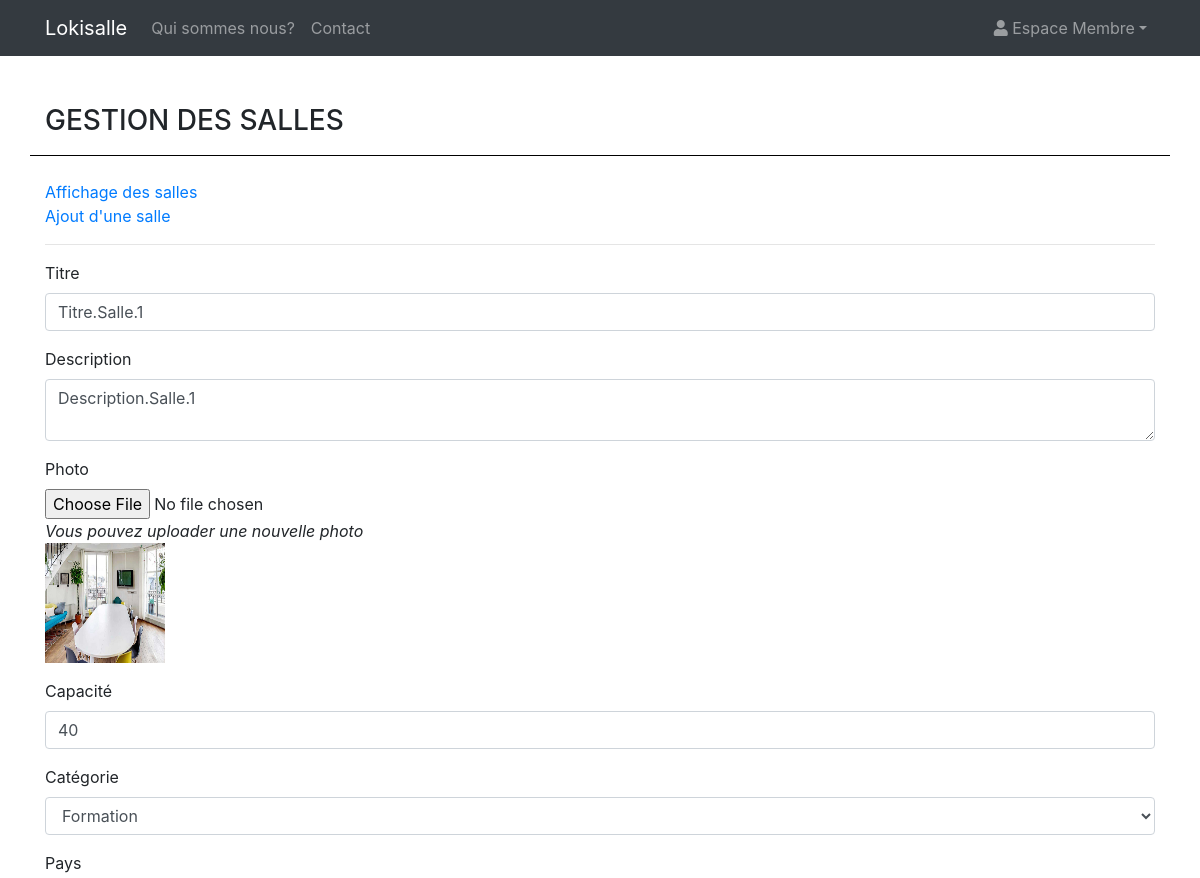
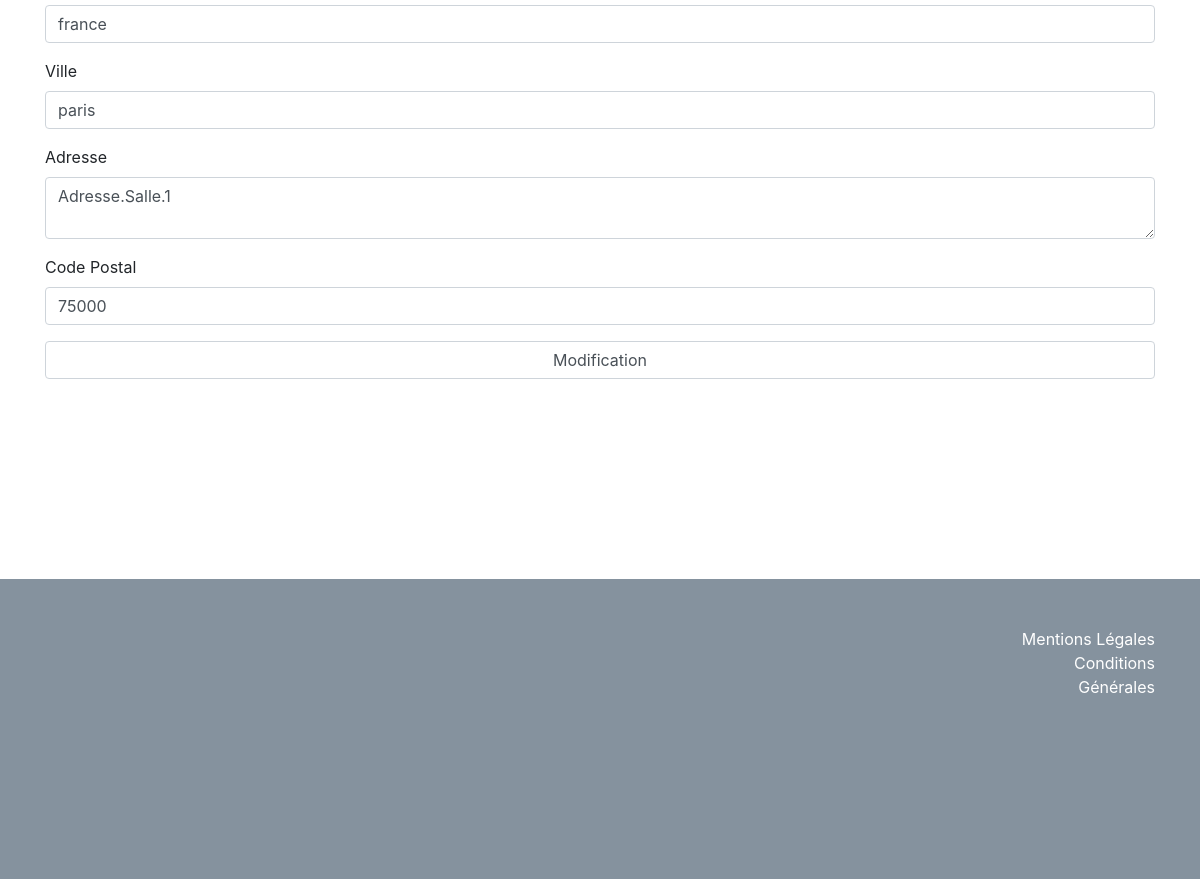
The app's page /admin/gestion_salle.php?action=modification&id_salle=1 with its own data (2 pictures, top to bottom).
### tables this page shows
CREATE TABLE salle(
    id_salle int(3) NOT NULL AUTO_INCREMENT,
    titre VARCHAR(200) NOT NULL,
    description text,
    photo VARCHAR(200),
    pays VARCHAR(20),
    ville VARCHAR(20) NOT NULL,
    adresse VARCHAR(50) NOT NULL,
    cp int(5) NOT NULL,
    capacite INT(3) NOT NULL,
    categorie ENUM('réunion','bureau','formation') NOT NULL,
    PRIMARY KEY (id_salle)
);

### inc/fonction.inc.php (called while the page is built, shortened)
<?php
function execute_requete($req){
    global $pdo;
    $resultat = $pdo->query($req);
    return $resultat;
}
?>

### inc/init.inc.php (called while the page is built, shortened)
<?php
$pdo = new PDO('mysql:host=localhost;dbname=lokisalle', 'root', '', array(PDO::ATTR_ERRMODE => PDO::ERRMODE_WARNING, PDO::MYSQL_ATTR_INIT_COMMAND => 'SET NAMES utf8') );
$content = '';
require_once('fonction.inc.php');
?>

### admin/gestion_salle.php (the view, shortened to what this page needs)
<?php require_once('inc/header.admin.inc.php');?>
<?php
$content .= '<h3 class="mt-5">GESTION DES SALLES</h3>
                <div class="row mt-3 mb-4">
                <div class="col-md-12 px-0" style="height:2px; width:100%; border-bottom: 1px solid black;"></div>
                </div>';
$content .= '<a href="?action=affichage">Affichage des salles</a><br>';
$content .= '<a href="?action=ajout">Ajout d\'une salle</a><br><hr>';
if( isset($_GET['action']) && ($_GET['action'] == 'ajout' || $_GET['action'] == 'modification') ){
        if( isset($_GET['id_salle']) ){
                $r = execute_requete("SELECT * FROM salle WHERE id_salle = $_GET[id_salle]");
                $salle_actuel = $r->fetch(PDO::FETCH_ASSOC);
        }
$titre = ( isset($salle_actuel['titre']) )  ? $salle_actuel['titre'] : '' ;
$description = ( isset($salle_actuel['description']) )  ? $salle_actuel['description'] : '' ;
$capacite = ( isset($salle_actuel['capacite']) )  ? $salle_actuel['capacite'] : '' ;
$categorie_Big = ( isset($salle_actuel) && $salle_actuel['categorie'] == 'bureau') ? ' selected' :'' ;
$categorie_Fucking = ( isset($salle_actuel) && $salle_actuel['categorie'] == 'formation') ? ' selected' :'' ;
$categorie_Rocket = ( isset($salle_actuel) && $salle_actuel['categorie'] == 'reunion') ? ' selected' :'' ;
$pays = ( isset($salle_actuel['pays']) )  ? $salle_actuel['pays'] : '' ;
$ville = ( isset($salle_actuel['ville']) )  ? $salle_actuel['ville'] : '' ;
$adresse = ( isset($salle_actuel['adresse']) )  ? $salle_actuel['adresse'] : '' ;
$cp = ( isset($salle_actuel['cp']) )  ? $salle_actuel['cp'] : '' ;
        $content .='
        <form method="post" enctype="multipart/form-data">
                <div class="form-group">
                        <label for="titre">Titre</label>
                        <input type="text" name="titre" id="titre" class="form-control" value="'.$titre.'" placeholder="Titre de la salle">
                </div>
                <div class="form-group">
                        <label for="description">Description</label>
                        <textarea id="description" name="description" class="form-control" placeholder="Descriptif de la salle">'.$description.'</textarea>
                </div>
                <div class="form-group">
                <label for="photo">Photo</label><br>
                <input type="file" name="photo" id="photo" value=""><br>';
                if(isset($salle_actuel) ){
                        $content .= '<i>Vous pouvez uploader une nouvelle photo</i><br>';
                        $content .= '<img src=" '.$salle_actuel['photo'].'" height="120" width="120" ><br>';
                        $content .= '<input type="hidden" name="photo_actuelle" value="'.$salle_actuel['photo'].'"></div>';
                }
                $content .='
                <div class="form-group">
                <label for="capacite">Capacité</label>
                <input type="text" name="capacite" id="capacite" class="form-control" value="'.$capacite.'" placeholder="capacite de la salle">
                </div>
                <div class="form-group">
                <label for="categorie">Catégorie</label>
                <select name="categorie" id="categorie" class="form-control">
                        <option value="bureau" '.$categorie_Big.'>Bureau</option>
                        <option value="formation" '.$categorie_Fucking.'>Formation</option>
                        <option value="reunion" '.$categorie_Rocket.'>Réunion</option>
                </select>
                </div>
                <div class="form-group">
                        <label for="pays">Pays</label>
                        <input type="text" name="pays" id="pays" class="form-control" value="'.$pays.'" placeholder="Pays de la salle">
                </div>
                <div class="form-group">
                        <label for="ville">Ville</label>
                        <input type="text" name="ville" id="ville" class="form-control" value="'.$ville.'" placeholder="Ville de la salle">
                </div>
                <div class="form-group">
                        <label for="adresse">Adresse</label>
                        <textarea id="adresse" name="adresse" class="form-control" placeholder="Adresse de la salle">'.$adresse.'</textarea>
                </div>
                <div class="form-group">
                        <label for="cp">Code Postal</label>
                        <input type="text" name="cp" class="form-control" id="cp" value="'.$cp.'">
                </div>
                        <div class="form-group">
                        <input type="submit" class="form-control" value="'.ucfirst($_GET['action']).'">
                </div>
        </form>
      </div>';
}
?>
<?= $content ?>
<?php require_once('inc/footer.admin.inc.php');?>

### assets/css/shop-homepage.css (style rules this page uses)
body { padding-top: 54px; }
@media (min-width: 992px) { body { padding-top: 56px; } }

### records on screen
salle: titre "Titre.Salle.1", description "Description.Salle.1", photo (picture), capacite "40", pays "france", ville "paris", adresse "Adresse.Salle.1", cp "75000"
